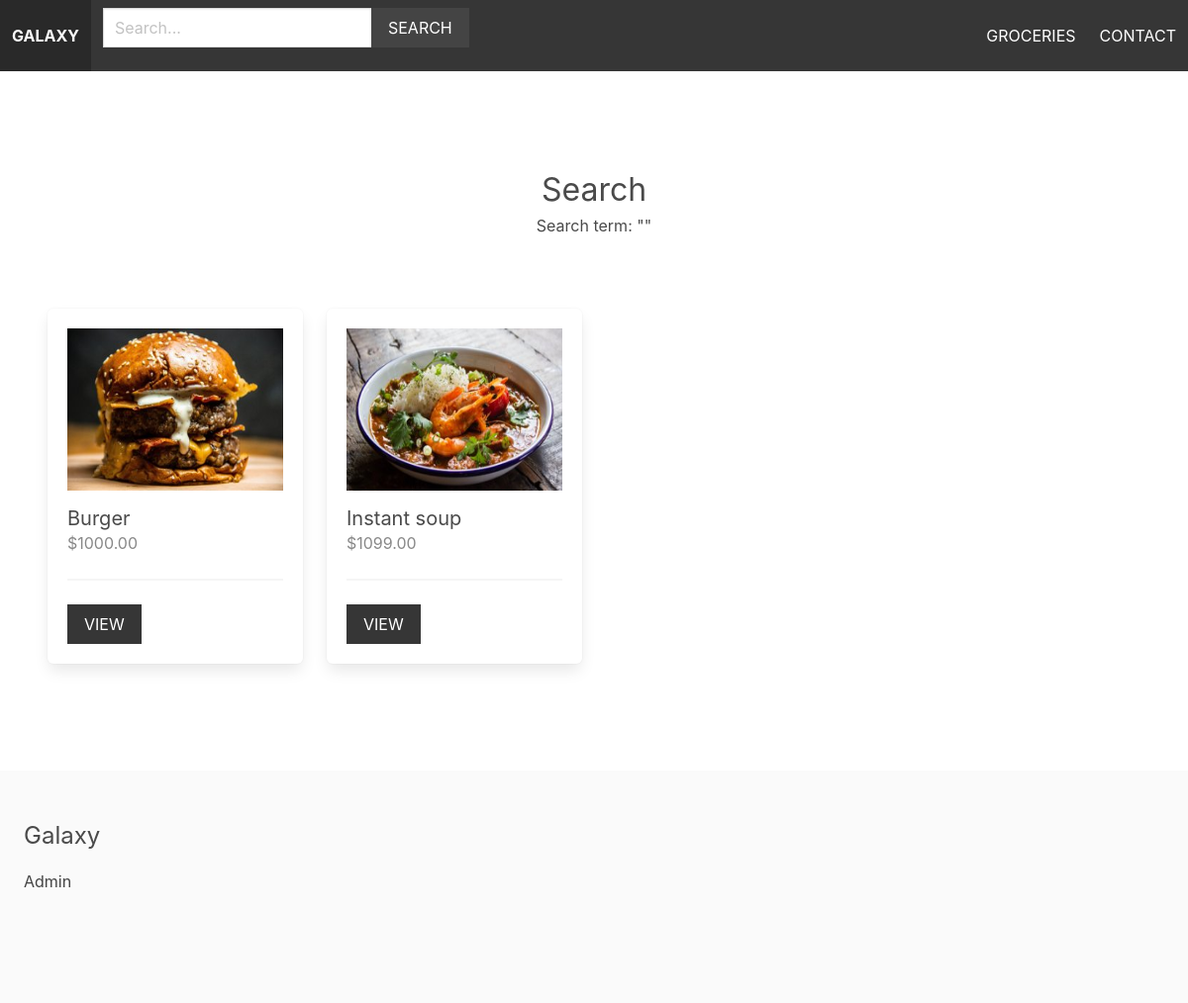
Screenshot of /search/ (signed in) with the database file from the repository.
### apps/product/models.py (models this page shows, shortened)
class Category(models.Model):
    title = models.CharField(max_length=255)
    slug = models.SlugField(max_length=255)
    ordering = models.IntegerField(default=0)
    class Meta:
        ordering = ['ordering']

class Product(models.Model):
    category = models.ForeignKey(Category, related_name='products', on_delete=models.CASCADE)
    seller = models.ForeignKey(Seller, related_name='products', on_delete=models.CASCADE)
    title = models.CharField(max_length=255)
    slug = models.SlugField(max_length=255)
    description = models.TextField(blank=True, null=True)
    price = models.DecimalField(max_digits=6, decimal_places=2)
    date_added = models.DateTimeField(auto_now_add=True)
    image = models.ImageField(upload_to='uploads/', blank=True, null=True)
    thumbnail = models.ImageField(upload_to='uploads/', blank=True, null=True)
    class Meta:
        ordering = ['-date_added']
    def get_thumbnail(self):
        if self.thumbnail:
            return self.thumbnail.url

### apps/product/views.py (the view)
# urls.py: path('search/', views.search, name='search'),
def search(request):
    query = request.GET.get('query', '')
    products = Product.objects.filter(Q(title__icontains=query) | Q(description__icontains=query))
    return render(request, 'search.html', {'products': products, 'query': query})

### apps/product/context_processors.py (called while the page is built)
def menu_categories(request):
    categories = Category.objects.all()
    return {'menu_categories': categories}

### apps/product/templates/search.html (shortened to what this page needs)
{% extends 'base.html' %}
{% block content %}
    <div class="columns is-multiline mb-6">
        <div class="column is-12 has-text-centered mt-6 mb-6">
            <h2 class="is-size-3">Search</h2>
            <h3>Search term: "{{ query }}"</h3>
        </div>
        {% for product in products %}
            {% include 'list_item.html' %}
        {% endfor %}
    </div>
{% endblock %}

### apps/multivendor/templates/base.html (shortened to what this page needs)
{% load static %}
<html lang="en">
<head>
    <link rel="stylesheet" href="https://cdn.jsdelivr.net/npm/bulma@0.9.1/css/bulma.min.css">
    <link rel="stylesheet" href="{% static 'css/main.css' %}">
</head>
<body>
    <nav class="navbar is-dark">
        <div class="navbar-brand">
            <a href="/" class="navbar-item"><strong>Galaxy</strong></a>
        </div>
            <div class="navbar-menu" id="main-navbar">
                <div class="navbar-start">
                    <div class="navbar-item">
                        <form method="get" action="{% url 'search' %}">
                            <div class="field has-addons">
                                <div class="control">
                                    <input type="text" class="input" placeholder="Search..." name="query">
                                </div>
                                <div class="control">
                                    <button class="button is-dark is-uppercase">Search</button>
                                </div>
                            </div>
                        </form>
                    </div>
                </div>
            <div class="navbar-end">
                {% for category in menu_categories %}
                        <a href="{% url 'category' category.slug %}" class="navbar-item">{{ category.title }}</a>
                {% endfor %}
                <a href="{% url 'contact' %}" class="navbar-item">Contact</a>
            </div>
        </div>
    </nav>
    <section class="section">
        {% block content %}
        {% endblock %}
    </section>
    <footer class="footer">
        <h3 class="is-size-4 mb-4">Galaxy</h3>
        {% if request.user.is_authenticated %}
        <a href="{% url 'seller_admin' %}">Admin</a>
        {% else %}
        <a href="{% url 'become_seller' %}">Start selling</a>
        <br>
        <a href="{% url 'login' %}">Login</a>
        {% endif %}
    </footer>
</body>
</html>

### apps/product/templates/list_item.html
<div class="column is-3 product-list-item">
    <div class="box">
        <figure class="image is-4by3 mb-4">
            <img src="{{ product.get_thumbnail }}" alt="">
        </figure>
        <h2 class="subtitle">{{ product.title }}</h2>
        <h3 class="price is-size-6 mb-5">${{ product.price }}</h3>
        <hr>
        <a href="{% url 'product' product.category.slug product.slug %}" class="button is-dark is-uppercase">View</a>
    </div>
</div>

### static/css/main.css (style rules this page uses)
.navbar { text-transform: uppercase; }
.navbar .is-dark { background: #444; }
.footer a { margin-bottom: 15px; display: inline-block; color: #444; }
.input, .button { border-radius: 0; }
.product-list-item .box .subtitle { margin-bottom: 0; }
.product-list-item .box .price { color: #888; }

### rows the page displays
Category: title "GROCERIES"
Product: get_thumbnail (picture), title "Burger", price "1000.00"
Product: get_thumbnail (picture), title "Instant soup", price "1099.00"
